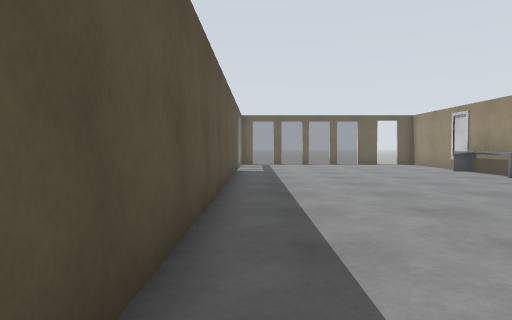
[1] (above)

12 first-person views from a walk through a robot-simulator world made for Gazebo. The camera is 0.94 m above the floor, tilts 2° down and sees 70° across. Floor lines are 1 m apart. The floor is counted in squares, 1 m on a side. Each view is taken from the middle of a square. On the plan, view 1 faces up. The plan holds only what a view shows up to about 13 squares ahead; the rest is blank. Surface patterns are stand-ins for the level's own textures.

[2]
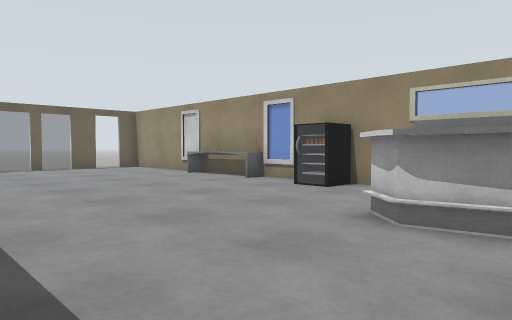

[3]
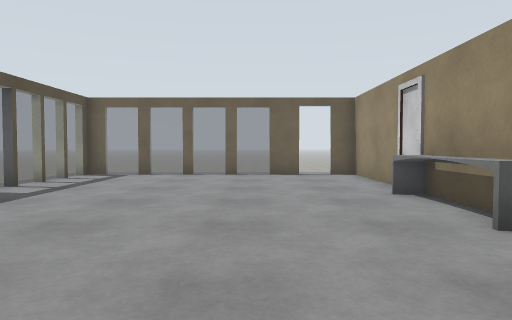

[4]
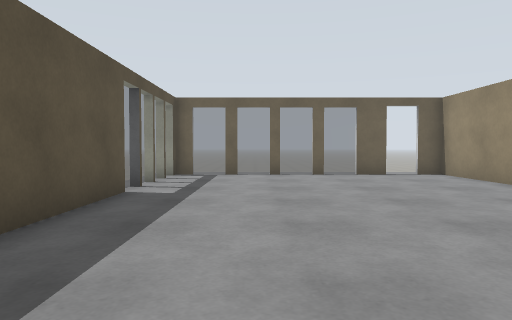

[5]
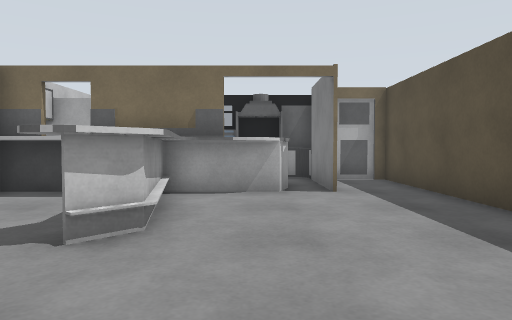

[6]
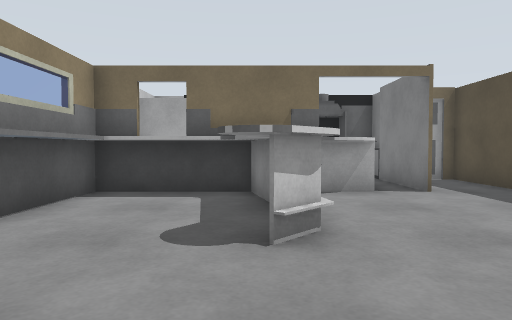

[7]
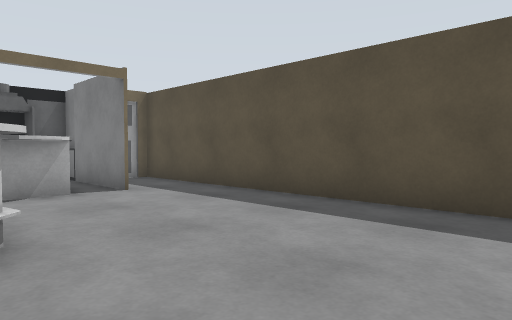

[8]
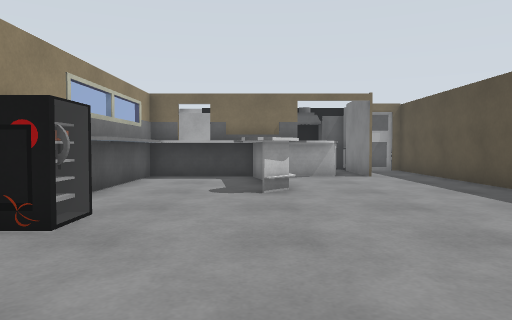

[9]
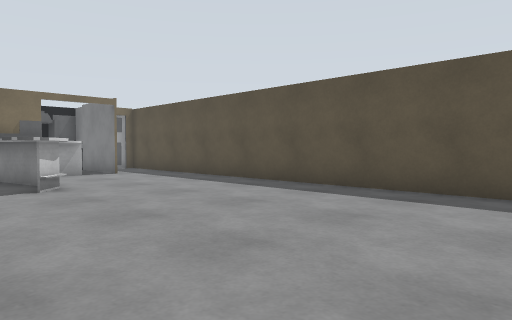

[10]
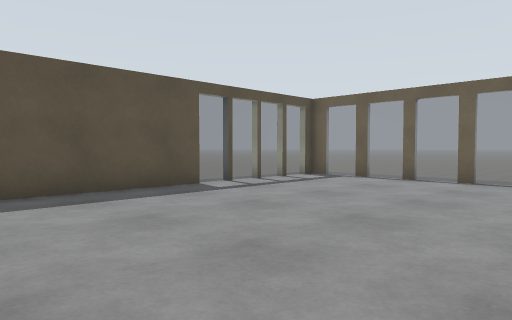

[11]
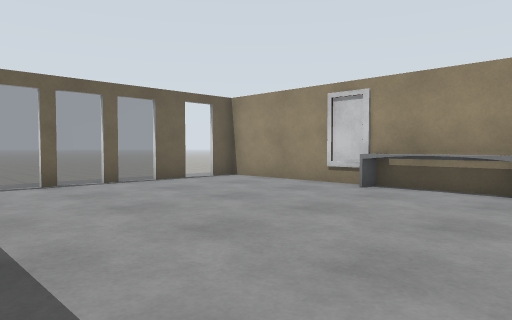

[12]
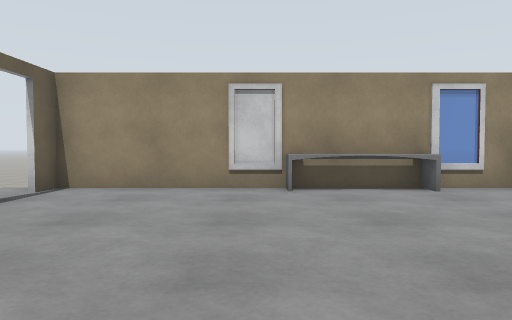

### Floor plan
Key: @ floor where view 1 was taken; # wall or solid block; . floor; / step, stairs or slope; = window, fence, low wall or low ledge.
Columns run from 1 left of view 1 to 9 right of it. Each row starts with its distance up from view 1.
 21   //////
 20 #=#==#=#./
 19 =........##
 18 #.........#
 17 =.........#
 16 =.........#
 15 =.........#
 14 #........=#
 13 #........#
 12 #........#
 11 #........#
 10 #........=#
  9 #........##
  8 #.......=#
  7 #........##
  6 #........##
  5 #....##..#
  4 #....##..#
  3 #.....#..#
  2 #....#####
  1 #.#.######
  0 #@###   ##
 -1 #.#
 -2 ###
 -3   ####

Positions as (right, up) in squares from view 1, and headings:
1: (0, 0), facing up
2: (0, 3), facing up-right
3: (5, 7), facing up
4: (2, 7), facing up
5: (3, 9), facing down
6: (5, 9), facing down
7: (5, 9), facing down-left
8: (5, 13), facing down
9: (7, 14), facing down-left
10: (7, 9), facing up-left
11: (0, 10), facing up-right
12: (0, 15), facing right
